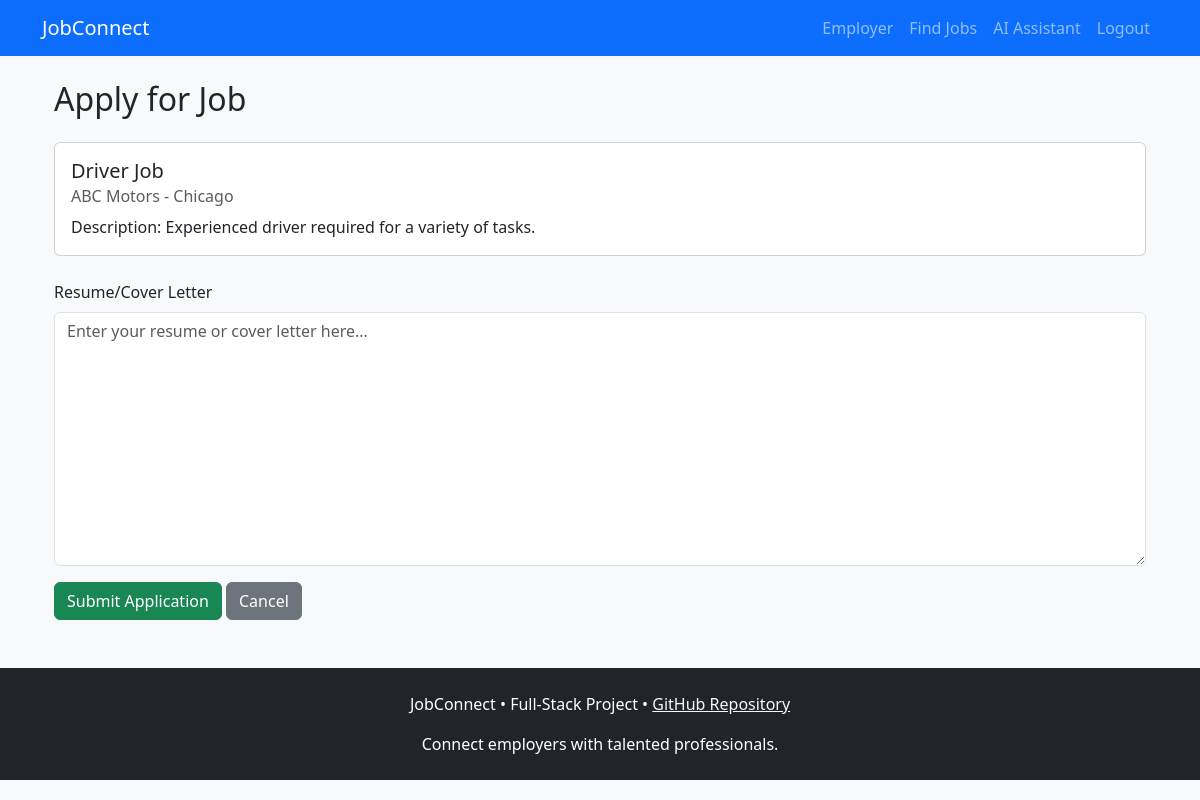
Screenshot of /apply/2 (signed in) with the database file from the repository.
### models.py (models this page shows)
class Job(db.Model):
    id = db.Column(db.Integer, primary_key=True)
    title = db.Column(db.String(100), nullable=False)
    description = db.Column(db.Text, nullable=True)
    company = db.Column(db.String(100), nullable=False)
    location = db.Column(db.String(100), nullable=False)
    salary = db.Column(db.String(50), nullable=True)
    user_id = db.Column(db.Integer, db.ForeignKey('user.id'), nullable=False)
    date_posted = db.Column(db.DateTime, default=datetime.utcnow)

### app.py (the view, shortened to what this page needs)
@app.route("/apply/<int:job_id>", methods=["GET", "POST"])
@login_required
def apply_job(job_id):
    job = Job.query.get_or_404(job_id)
    existing = Application.query.filter_by(user_id=session["user_id"], job_id=job_id).first()
    return render_template("apply.html", job=job, existing_application=existing)

### app.py (called while the page is built)
def login_required(f):
    @wraps(f)
    def decorated_function(*args, **kwargs):
        if "user_id" not in session:
            return redirect(url_for("login"))
        return f(*args, **kwargs)
    return decorated_function

### templates/apply.html (shortened to what this page needs)
{% extends "base.html" %}
{% block content %}
<div class="container">
    <h2 class="mb-4">Apply for Job</h2>
    <div class="card">
        <div class="card-body">
            <h5 class="card-title">{{ job.title }}</h5>
            <h6 class="card-subtitle mb-2 text-muted">{{ job.company }} - {{ job.location }}</h6>
            <p class="card-text">{{ job.description }}</p>
        </div>
    </div>
    {% if existing_application %}
        <div class="alert alert-info mt-4">
            <h5>You have already applied for this job.</h5>
            <p>Application Date: {{ existing_application.date_applied.strftime('%Y-%m-%d %H:%M:%S') }}</p>
            <p>Resume Text: {{ existing_application.resume_text or 'No resume provided' }}</p>
        </div>
        <a href="{{ url_for('withdraw_application', job_id=job.id) }}" class="btn btn-danger">Withdraw Application</a>
        <a href="{{ url_for('job_seeker_dashboard') }}" class="btn btn-secondary">Back to Dashboard</a>
    {% else %}
        <form method="POST" class="mt-4">
            <div class="mb-3">
                <label for="resume_text" class="form-label">Resume/Cover Letter</label>
                <textarea class="form-control" id="resume_text" name="resume_text" rows="10" placeholder="Enter your resume or cover letter here..."></textarea>
            </div>
            <button type="submit" class="btn btn-success">Submit Application</button>
            <a href="{{ url_for('job_seeker_dashboard') }}" class="btn btn-secondary">Cancel</a>
        </form>
    {% endif %}
</div>
{% endblock %}

### rows the page displays
Job: title "Driver Job", company "ABC Motors", location "Chicago", description "Description: Experienced driver required for a variety of tasks."
